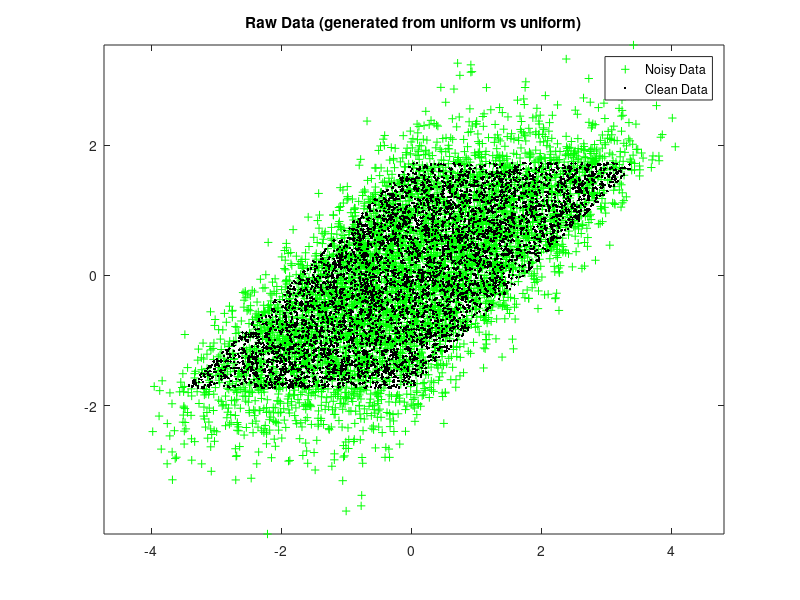

Reproduce this figure in MATLAB. (Note: this script raises an error after producing the figure.)
function demo_quasiorth()
%   function QuasiOrthDemo()
%   Applies both the standard whitening algorithm and the
%   quasi-orthogonalization algorithm to noisy data.  Displays both the
%   clean and noisy versions of the data after applying the discovered
%   preprocessing matrix to all data.
%
%   In practice, the user would only have access to the noisy data.  However,
%   the noiseless data gives a better picture of what is happening.

    % Toggle to 1 in order to repeat the previous run.  Note that this saves to the
    % same file as used by the other demo script.
    UsePriorRun = 0;

    if UsePriorRun
        load('vars')
        rng(status);
    else
        status = rng;
        rng(status);
    end
    save('vars')
        

    samples = 5000
    NoiseMagnitude = 0.5
    Sigma = [1 1
            1 2] / 2.6180;
    

    S = (rand(2, samples) - .5)*2*sqrt(3);
    A = [1 1
        0 1];
    A = A;
    X = A*S;
    X2 = X + mvnrnd(zeros(2, samples)', NoiseMagnitude*Sigma)';

    figure(1);
    plot(X2(1, :), X2(2, :), 'g+',  X(1, :), X(2, :), 'k.');
    title('Raw Data (generated from uniform vs uniform)');
%     axis('square');
    axis('equal');
    legend('Noisy Data', 'Clean Data');

    
    [Y2, W, b] = qwhiten(X2, 'quasi whiten');
    Y = W*(X-repmat(b, 1, size(X, 2)));
    [Q, R] = qr(W*A)
    figure(2);
    plot(Y2(1, :), Y2(2, :), 'g+', Y(1, :), Y(2, :), 'k.');
    title('Data after applying quasi-whitening approx based on the noisy data.');
%     axis('square');
    axis('equal');
    legend('Noisy Data', 'Clean Data');
    
    
    [Y2, W, b] = qwhiten(X2, 'id quas-orth');
    Y = W*(X-repmat(b, 1, size(X, 2)));
    [Q, R] = qr(W*A)
    figure(2);
    plot(Y2(1, :), Y2(2, :), 'g+', Y(1, :), Y(2, :), 'k.');
    title('Data after applying quasi-orthogonalization based on the noisy data.');
%     axis('square');
    axis('equal');
    legend('Noisy Data', 'Clean Data');

    [Y2, W, b] = qwhiten(X2, 'whiten');
    [Q, R] = qr(W*A)
    Y = W*(X-repmat(b, 1, size(X, 2)));
    figure(3);
    plot(Y2(1, :), Y2(2, :), 'g+', Y(1,:), Y(2,:), 'k.');
    title('Applied standard whitening based on the noisy data.');
%     axis('square');
    axis('equal')
    legend('Noisy Data', 'Clean Data');
end